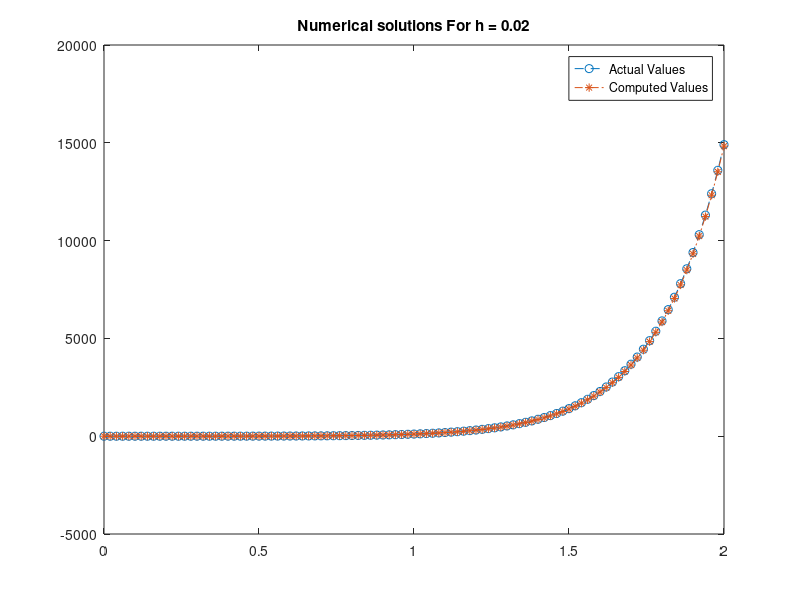

MATLAB code to generate this figure:
%{
    NAME : Devjit Choudhury
    ROLL : 19MA20014
%}

%{
    Solving a BVP with deriviative Boundary Condition
    using finite differencr method --- results in fictitous points
    
    IN GENERAL :- consider the BVP
    -------------------------------
    y'' + p(x)y' + q(x)y = r(x) -------------<1>
    BC  -                       -------------<2>
            a0.y(a) - a1.y'(a) = G1
            b0.y(b) + b1.y'(b) = G2
    Discretizing <1> we get :-
    -------------------------------
    A(i).Y(i-1) + B(i).Y(i) + C(i).Y(i+1) = h^2.r(i)    ----------<3>
    A(i) = 1 - h.p(i)/2
    b(i) = -2 + h^2.q(i)
    c(i) = 1 + h.p(i)/2
        for i = 1,2,3...n (we get unknows y(0) y(1) ... y(n) y(n+1))
    
    -------------------------------
    Discretizing <2> we get :-  
    a0.y(0) - a1.y'(0) = G1 ---> a0.y(0) - a1.(y(1) - y(-1))/2.h = G1
    y(-1) = 2.h.G1/a1 + y(1) - 2.h.a0.y(0)/a1       --------------<4>
    b0.y(n+1) + b1.y'(n+1) = G2 --> b0.y(n+1) + b1.(y(n+2) - y(n))/2.h = G2
    y(n+2) = y(n) - 2.h.b0.y(n+1)/b1 + 2.h.G2/b1    --------------<5>
    
    -------------------------------
    i = 0 in equation <3> and substitute equation <4>
    A(0).Y(-1) + B(0).Y(0) + C(0).Y(1) = h^2.r(0)
    F0 -->
    (B(0) - 2.h.a0.A(0)/a1).Y(0) + (A(0) + C(0)).Y(1) = h^2.r(0) - 2.h.G1.A(0)/a1
    
    i = n+1 in equation <3> and substitute equation <5>
    A(n+1).Y(n) + B(n+1).Y(n+1) + C(n+1).Y(n+2) = h^2.r(n+1)
    FN+1 -->
    (A(n+1) + C(n+1)).Y(n) + (B(n+1) - 2.h.b0.C(n+1)/b1).Y(n+1) = h^2.r(n+1) - 2.h.G2.C(n+1)/b1
    
    F1, F2, .... FN -> using i=1,2,..,n in equation <3>
    ---------------------------------
    WE GET THE COFFECIENT MATRIX :-
    [(B(0) - 2.h.a0.A(0)/a1) (A(0) + C(0))  0    0 ..... ......  0
    [        A1                   B1
    [        0                    A2        B2   C2 .....
    . ....
    . ....
    [        0                    0         0    0 ... (A(n+1) + C(n+1))(B(n+1) - 2.h.b0.C(n+1)/b1) ]
%}

function assignment2()
    % -----------------------------------------------------------------
    x0 = 0;
    xn = 2;
    h = 0.02;
    %{ 
        % BC -> 
            a0y(x(0)) - a1y'(x(0)) = G1
            b0y(x(n)) + b1y'(x(n)) = G2
    %}
    a0 = -1; a1 = -1; G1 = 0;
    b0 = 1; b1 = 1; G2 = 28 * exp(8);
    % -----------------------------------------------------------------

    x = [x0 + h : h : xn - h];   % x1, x2, x3, ...., xn
    n = length(x);

    A = zeros(n,1);
    B = zeros(n,1);
    C = zeros(n,1);
    D = zeros(n,1);

    % -----------------------------------------------------------------
    % DISCRETIZATION THE DIFFERENTIAL EQUATION
    % A(i)Y(i-1) + B(i)Y(i) + C(i)Y(i+1) = D(i)
    for i = 1 : n
        A(i) = calcA(h, x(i));
        B(i) = calcB(h, x(i));
        C(i) = calcC(h, x(i));
        D(i) = calcD(h, x(i));
    end
    %-------------------------------------------------------------------

    %-------------------------------------------------------------------
    % HANDELING THE FICTITOUS VARIABLES & BUILDING MATRIX SYSTEM

    coefMatrix = zeros(n+2, n+2);
    coefMatrix(1, 1) = calcB(h, x0) - (2 * h * a0 * calcA(h, x0))/a1;
    coefMatrix(1, 2) = calcA(h, x0) + calcC(h, x0);
    coefMatrix(n+2, n+1) = calcA(h, xn) + calcC(h, xn);
    coefMatrix(n+2, n+2) = calcB(h, xn) - (2 * h * b0 * calcC(h, xn))/b1;

    for i = 2 : n+1
        coefMatrix(i, i-1) = A(i-1);
        coefMatrix(i,i) = B(i-1);
        coefMatrix(i,i+1) = C(i-1);
    end
    %-------------------------------------------------------------------

    % Building the Value Matrix in RHS
    rhsMatrix = zeros(n+2, 1);
    rhsMatrix(1) = calcD(h, x0) - (2 * h * G1 * calcA(h,x0))/a1;
    rhsMatrix(n+2) = calcD(h, xn) - (2 * h * G2 * calcC(h,xn))/b1;
    for i = 2 : n+1
        rhsMatrix(i) = D(i-1);
    end
    %-----------------------------------------------------------------
    %{
    fprintf("Coef Matrix : \n");
    disp(coefMatrix);
    fprintf("Value Matrix : \n");
    disp(rhsMatrix);
    %}
    sol= thomasAlgorithm(coefMatrix, rhsMatrix);
    % Displaying the output
    fprintf("Answer :- \n");
    for i = 1:n+1   
        fprintf("x %d (%d) = %f\n",i,x0 + i*h, sol(i));
    end
    fprintf("\n");
    % ------------------------------------------------------------

    % Trying D solve
    %{
    syms y(t) a
    eqn = diff(y,x,2) - 8*diff(y,x,1) + 16*y == 0;
    ySol(x) = dsolve(eqn)
    %}
    
    % Plotting the result
    xs = [0:h:2];
    plot(xs, (3*xs-1).*exp(4*xs), '--o');
    hold on;
    plot(xs, sol, '-.*');
    legend('Actual Values', 'Computed Values');
    title('Numerical solutions For h = 0.02');
    hold off
end

%% ------------------------------------------------------------
% Thomas Algorithm to solve the tri diagonal system
function y = thomasAlgorithm(A,B)
    [rows,~]=size(A);   
    C = zeros(1,rows);
    D = zeros(1,rows);

    C(1) = A(1,2) / A(1,1);
    D(1) = B(1) / A(1,1);
    
    % modifying the matrix to the desired form
    for i = 2:rows
        if i~=rows
            C(i)=A(i,i+1)/(A(i,i)-A(i,i-1)*C(i-1));
        end
        D(i)=(B(i)-A(i,i-1)*D(i-1))/(A(i,i)-A(i,i-1)*C(i-1));
    end
    y = zeros(rows,1);
    y(rows) = D(rows);

    % Backtracking to reconstruct the solution 
    for i = rows-1:-1:1
        y(i) = D(i)-C(i)*y(i+1);
    end
end


%% ------------------------------------------------------------
function y = coefOfFirstDeriviative(x)
   % y = p(x)
   y = -8;
end

%% ------------------------------------------------------------
function y = coefOfY(x)
   % y = q(x)
   y = 16;
end

%% ------------------------------------------------------------
function y = rhs(x)
    % y = r(x)
    y = 0;
end

%% ------------------------------------------------------------
function y = calcA(h, x)
    y = 1 - (h * coefOfFirstDeriviative(x)) / 2;
end

%% ------------------------------------------------------------
function y = calcB(h, x)
    y = -2 + (h * h * coefOfY(x));
end

%% ------------------------------------------------------------
function y = calcC(h,x)
    y = 1 + (h * coefOfFirstDeriviative(x)) / 2;
end

%% ------------------------------------------------------------
function y = calcD(h, x)
    y = (h * h * rhs(x));
end


%{
Answer :- 
x 1 = -0.966687
x 2 = -0.984474
x 3 = -0.998506
x 4 = -1.008032
x 5 = -1.012202
x 6 = -1.010057
x 7 = -1.000511
x 8 = -0.982346
x 9 = -0.954188
x 10 = -0.914494
x 11 = -0.861536
x 12 = -0.793375
x 13 = -0.707840
x 14 = -0.602505
x 15 = -0.474660
x 16 = -0.321279
x 17 = -0.138988
x 18 = 0.075972
x 19 = 0.327789
x 20 = 0.621119
x 21 = 0.961142
x 22 = 1.353614
x 23 = 1.804925
x 24 = 2.322170
x 25 = 2.913215
x 26 = 3.586785
x 27 = 4.352546
x 28 = 5.221205
x 29 = 6.204613
x 30 = 7.315886
x 31 = 8.569531
x 32 = 9.981587
x 33 = 11.569780
x 34 = 13.353696
x 35 = 15.354963
x 36 = 17.597459
x 37 = 20.107538
x 38 = 22.914273
x 39 = 26.049732
x 40 = 29.549273
x 41 = 33.451870
x 42 = 37.800471
x 43 = 42.642390
x 44 = 48.029740
x 45 = 54.019900
x 46 = 60.676036
x 47 = 68.067667
x 48 = 76.271285
x 49 = 85.371036
x 50 = 95.459467
x 51 = 106.638342
x 52 = 119.019537
x 53 = 132.726022
x 54 = 147.892931
x 55 = 164.668744
x 56 = 183.216567
x 57 = 203.715549
x 58 = 226.362419
x 59 = 251.373181
x 60 = 278.984957
x 61 = 309.458016
x 62 = 343.077987
x 63 = 380.158279
x 64 = 421.042738
x 65 = 466.108546
x 66 = 515.769391
x 67 = 570.478943
x 68 = 630.734651
x 69 = 697.081893
x 70 = 770.118521
x 71 = 850.499825
x 72 = 938.943965
x 73 = 1036.237911
x 74 = 1143.243932
x 75 = 1260.906694
x 76 = 1390.261020
x 77 = 1532.440370
x 78 = 1688.686109
x 79 = 1860.357638
x 80 = 2048.943466
x 81 = 2256.073311
x 82 = 2483.531313
x 83 = 2733.270490
x 84 = 3007.428512
x 85 = 3308.344948
x 86 = 3638.580103
x 87 = 4000.935598
x 88 = 4398.476844
x 89 = 4834.557598
x 90 = 5312.846778
x 91 = 5837.357752
x 92 = 6412.480319
x 93 = 7043.015643
x 94 = 7734.214393
x 95 = 8491.818391
x 96 = 9322.106087
x 97 = 10231.942209
x 98 = 11228.831972
x 99 = 12320.980253
x 100 = 13517.356200
x 101 = 14827.763745
%}